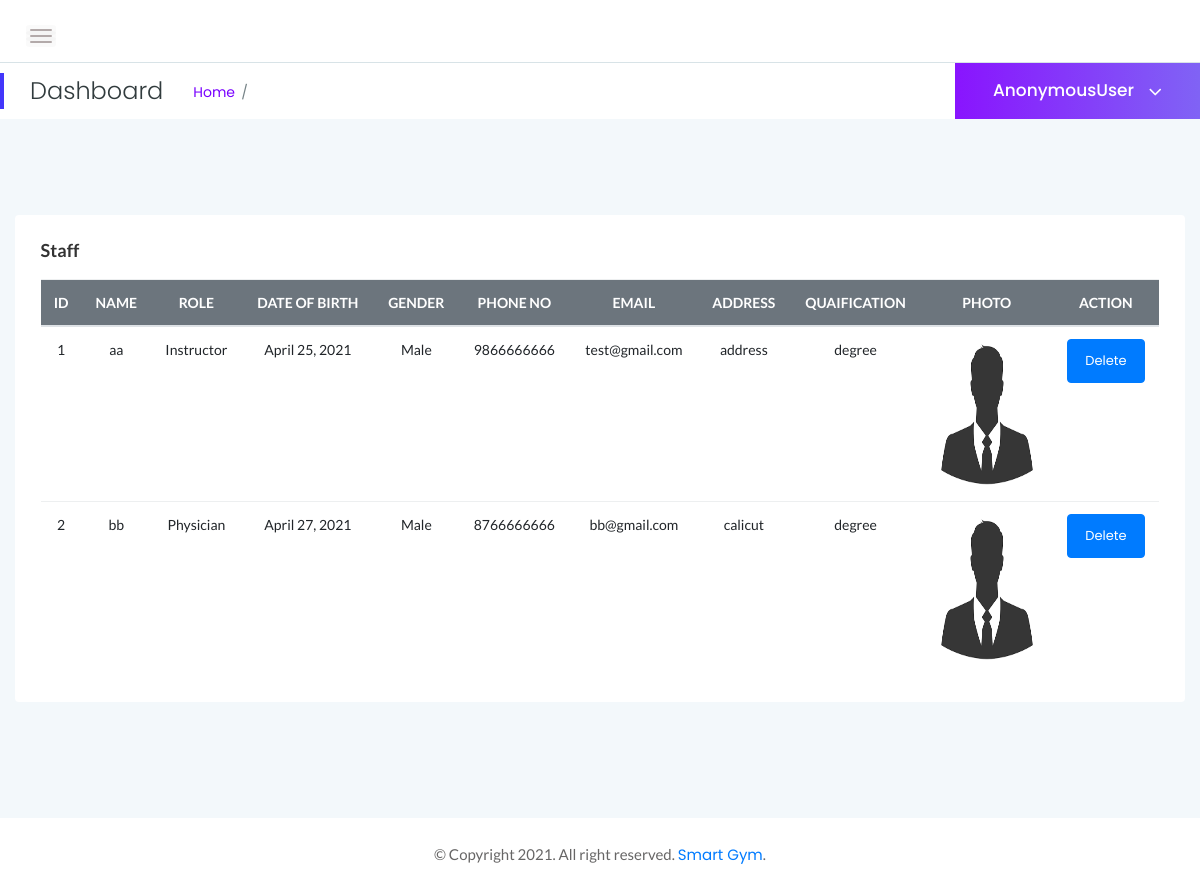
The page /view_staff/ on the database its author committed.
### gym_app/models.py (models this page shows, shortened)
class Register(models.Model):
    user = models.OneToOneField(User, on_delete=models.CASCADE)
    role = models.CharField(max_length=20)
    name = models.CharField(max_length=50)
    date_of_birth = models.DateField()
    gender = models.CharField(max_length=50)
    phone_no = models.IntegerField(null=True, blank=True)
    email = models.EmailField()
    address = models.TextField(max_length=100)
    qualification = models.CharField(max_length=50)
    occupation = models.CharField(max_length=50)
    photo = models.FileField(upload_to='profile')
    consultation_time = models.TimeField(null=True, blank=True)
    required_batch_name = models.ForeignKey(Batch, on_delete=models.CASCADE, related_name='Batch.batch_name+',
                                            null=True, blank=True)
    required_batch_time = models.TimeField(null=True, blank=True)
    status = models.IntegerField(default=0)

### gym_app/adminviews.py (the view)
# urls.py: path('view_staff/', adminviews.staff_view, name='view_staff'),
def staff_view(request):
    staff = Register.objects.exclude(role='Customer')
    return render(request, 'admintemp/view_staff.html', {'staffs': staff})

### templates/admintemp/view_staff.html (shortened to what this page needs)
{% extends 'admintemp/base.html' %}
{% block content %}
<div class="col-lg-12 mt-5">
    <div class="card">
        <div class="card-body">
            <h4 class="header-title">Staff</h4>
            <div class="single-table">
                <div class="table-responsive">
                    <table class="table text-center">
                        <thead class="text-uppercase bg-secondary">
                        <tr class="text-white">
                      <th>ID</th>
                      <th>Name</th>
                      <th>Role</th>
                      <th>Date of Birth</th>
                      <th>Gender</th>
                      <th>Phone No</th>
                      <th>Email</th>
                      <th>Address </th>
                      <th>Quaification</th>
                      <th>Photo</th>
                      <th>Action</th>
                    </tr>
                  </thead>
                  <tbody>
                  {% for staff in staffs %}
                    <tr>
                      <td>{{forloop.counter }}</td>
                      <td>{{ staff.name}}</td>
                      <td>{{ staff.role}}</td>
                      <td>{{ staff.date_of_birth}}</td>
                      <td>{{ staff.gender}}</td>
                      <td>{{ staff.phone_no}}</td>
                      <td>{{ staff.email}}</td>
                      <td>{{ staff.address}}</td>
                      <td>{{ staff.qualification}}</td>
                      <td><img src="{{staff.photo.url}}" style="height:150px;width:100px;"></td>
                      <td><a href="{% url 'delete_staff' staff.id %}" class="btn btn-primary ">Delete</a></td>
                    </tr>
                  {% endfor %}
                    </table>
                </div>
            </div>
        </div>
    </div>
</div>
{% endblock %}

### templates/admintemp/base.html (shortened to what this page needs)
{% load static %}
<!doctype html>
<html class="no-js" lang="en">
<head>
    <link rel="stylesheet" href="{% static 'assets/css/bootstrap.min.css' %}">
    <link rel="stylesheet" href="{% static 'assets/css/font-awesome.min.css' %}">
    <link rel="stylesheet" href="{% static 'assets/css/themify-icons.css' %}">
    <link rel="stylesheet" href="{% static 'assets/css/metisMenu.css' %}">
    <link rel="stylesheet" href="{% static 'assets/css/owl.carousel.min.css' %}">
    <link rel="stylesheet" href="{% static 'assets/css/slicknav.min.css' %}">
    <link rel="stylesheet" href="https://www.amcharts.com/lib/3/plugins/export/export.css" type="text/css" media="all"/>
    <link rel="stylesheet" href="{% static 'assets/css/typography.css' %}">
    <link rel="stylesheet" href="{% static 'assets/css/default-css.css' %}">
    <link rel="stylesheet" href="{% static 'assets/css/styles.css' %}">
    <link rel="stylesheet" href="{% static 'assets/css/responsive.css' %}">
    <link rel="stylesheet" href="//cdnjs.cloudflare.com/ajax/libs/timepicker/1.3.5/jquery.timepicker.min.css">
</head>
<body>
<div class="page-container">
    <div class="main-content">
        <div class="header-area">
            <div class="row align-items-center">
                <div class="col-md-6 col-sm-8 clearfix">
                    <div class="nav-btn pull-left">
                        <span></span>
                        <span></span>
                        <span></span>
                    </div>
                </div>
            </div>
        </div>
        <div class="page-title-area">
            <div class="row align-items-center">
                <div class="col-sm-6">
                    <div class="breadcrumbs-area clearfix">
                        <h4 class="page-title pull-left">Dashboard</h4>
                        <ul class="breadcrumbs pull-left">
                            <li><a href="{% url 'admin_page' %}">Home</a></li>
                        </ul>
                    </div>
                </div>
                <div class="col-sm-6 clearfix">
                    <div class="user-profile pull-right">
                        <h4 class="user-name dropdown-toggle" data-toggle="dropdown">{{request.user}} <i
                                class="fa fa-angle-down"></i></h4>
                    </div>
                </div>
            </div>
        </div>
        <div class="main-content-inner">
            <div class="sales-report-area mt-5 mb-5">
                <div class="row">
                    {% block content %} {% endblock %}
                </div>
            </div>
        </div>
    </div>
    <footer>
        <div class="footer-area">
            <p>© Copyright 2021. All right reserved. <a href="">Smart Gym</a>.</p>
        </div>
    </footer>
</div>
</body>
</html>

### rows shown on the page
Register: name "aa", role "Instructor", date_of_birth "April 25, 2021", gender "Male", phone_no "9866666666", email "test@gmail.com", address "address", qualification "degree", photo (picture)
Register: name "bb", role "Physician", date_of_birth "April 27, 2021", gender "Male", phone_no "8766666666", email "bb@gmail.com", address "calicut", qualification "degree", photo (picture)

### other values the page prints
{{ request.user }} "AnonymousUser"
